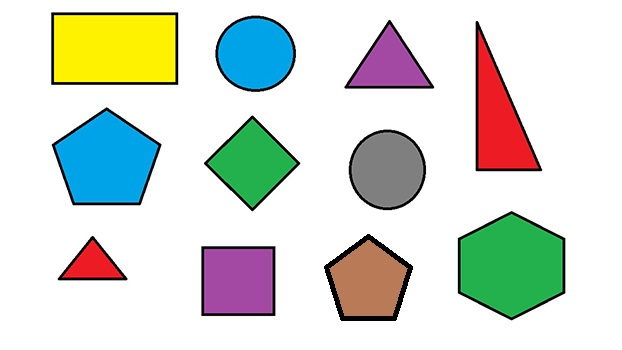
#> input picture resources/shapes.jpg, 622 x 350 px
$ python prewittAndLaplacianEdgeDetection.py   (older library calls are emulated)
#> lines starting #> are read from the running program, lines starting #| are printed output that depends on the picture; after the words box and inside, x2 and y2 are one past the last pixel; in counts of white or black regions, pixels touching at a corner belong together
import cv2
import numpy as np

img = cv2.imread("resources/shapes.jpg", 0)
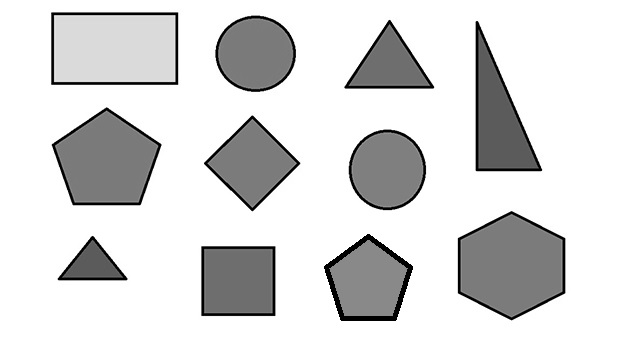
#> img: shape (350, 622); min 0, max 255, mean 216

# prewitt edge detection
x_filter = np.array([[-1, -1, -1], [0, 0, 0], [1, 1, 1]])
y_filter = np.array([[-1, 0, 1], [-1, 0, 1], [-1, 0, 1]])

image_x = cv2.filter2D(img, -1, x_filter)
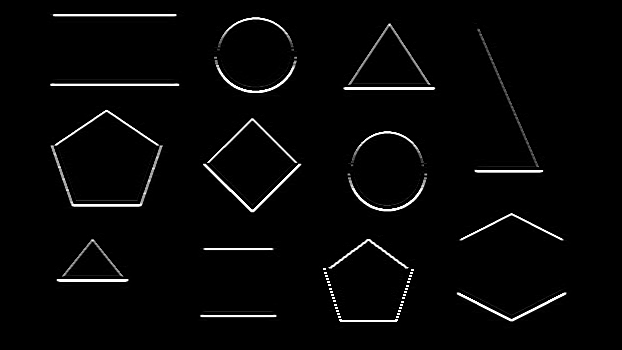
#> image_x: shape (350, 622); min 0, max 255, mean 6.4
image_y = cv2.filter2D(img, -1, y_filter)
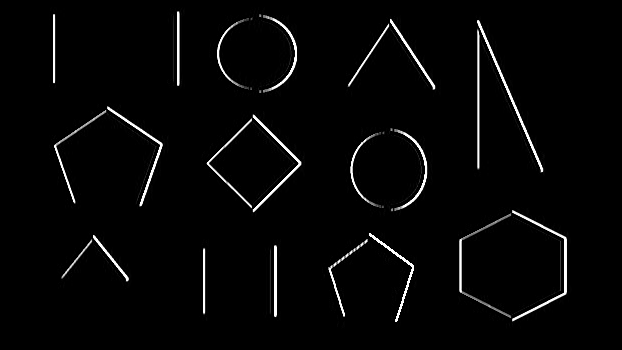
#> image_y: shape (350, 622); min 0, max 255, mean 6.4

laplace1 = cv2.Laplacian(img, cv2.CV_16S, ksize=5)  # 2.türev tabanlı çalışır
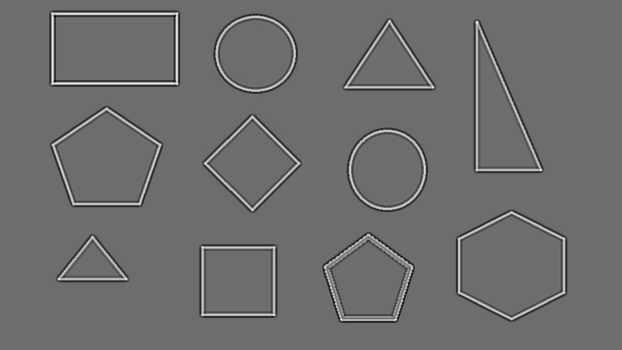
#> laplace1: shape (350, 622) int16; min -6604, max 8774, mean 0; drawn with min black and max white
laplace2 = cv2.Laplacian(img, cv2.CV_32F)
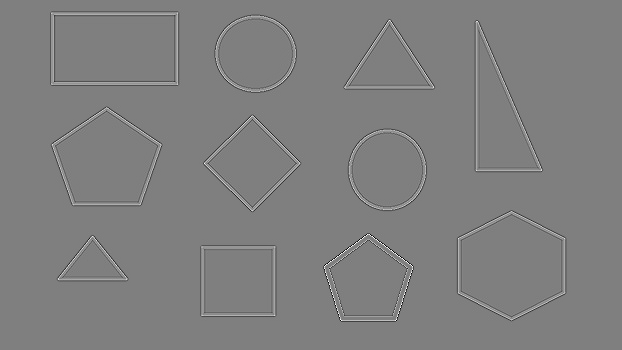
#> laplace2: shape (350, 622) float32; min -516, max 518, mean 0; drawn with min black and max white
laplace3 = cv2.Laplacian(img, cv2.CV_64F)

cv2.imshow("Org", img)
cv2.imshow("Yatay", image_x)
cv2.imshow("Dikey", image_y)
cv2.imshow("Laplace16S", laplace1)
cv2.imshow("Laplace32F", laplace2)
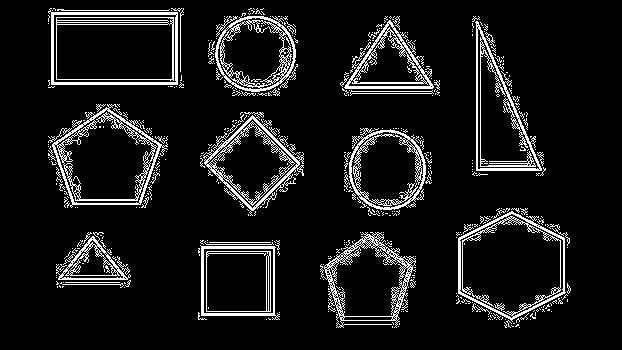
#> window 'Laplace32F': shape (350, 622); 9.2% white in thin lines or dots, all inside (x1, y1, x2, y2) = (48, 8, 571, 328)
cv2.imshow("Laplace64F", laplace3)
cv2.waitKey()
